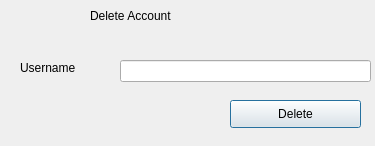
<?xml version="1.0" encoding="UTF-8"?>
<ui version="4.0">
 <class>deleteaccountdialog</class>
 <widget class="QDialog" name="deleteaccountdialog">
  <property name="geometry">
   <rect>
    <x>0</x>
    <y>0</y>
    <width>375</width>
    <height>146</height>
   </rect>
  </property>
  <property name="windowTitle">
   <string>Delete Account</string>
  </property>
  <widget class="QLabel" name="label">
   <property name="geometry">
    <rect>
     <x>90</x>
     <y>0</y>
     <width>161</width>
     <height>31</height>
    </rect>
   </property>
   <property name="styleSheet">
    <string notr="true">font: 13pt &quot;MS Shell Dlg 2&quot;;</string>
   </property>
   <property name="text">
    <string>Delete Account</string>
   </property>
  </widget>
  <widget class="QLabel" name="label_3">
   <property name="geometry">
    <rect>
     <x>20</x>
     <y>60</y>
     <width>91</width>
     <height>16</height>
    </rect>
   </property>
   <property name="styleSheet">
    <string notr="true">font: 10pt &quot;MS Shell Dlg 2&quot;;</string>
   </property>
   <property name="text">
    <string>Username</string>
   </property>
  </widget>
  <widget class="QLineEdit" name="username_deleteaccountlinedit">
   <property name="geometry">
    <rect>
     <x>120</x>
     <y>60</y>
     <width>251</width>
     <height>22</height>
    </rect>
   </property>
   <property name="styleSheet">
    <string notr="true">font: 9pt &quot;MS Shell Dlg 2&quot;;</string>
   </property>
  </widget>
  <widget class="QPushButton" name="deleteaccountpushbuttton">
   <property name="geometry">
    <rect>
     <x>230</x>
     <y>100</y>
     <width>131</width>
     <height>28</height>
    </rect>
   </property>
   <property name="styleSheet">
    <string notr="true">font: 10pt &quot;MS Shell Dlg 2&quot;;</string>
   </property>
   <property name="text">
    <string>Delete</string>
   </property>
  </widget>
 </widget>
 <resources/>
 <connections/>
</ui>
